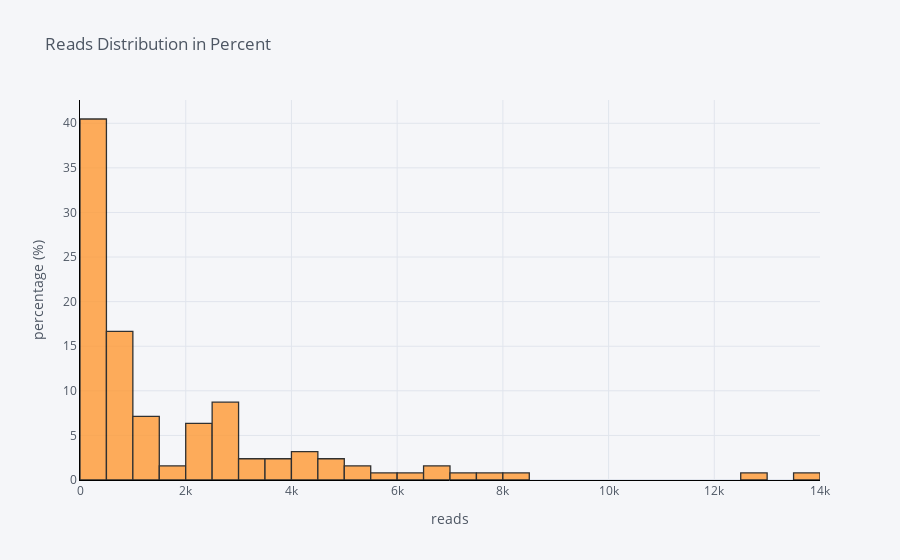

The code cell stored with this chart in its notebook:
### Code cell
df["claps"].iplot(
    kind="hist",
    bins=30,
    xTitle="reads",
    linecolor="black",
    histnorm="percent",
    yTitle="percentage (%)",
    title="Reads Distribution in Percent",
)

### Figure 1 — Plotly figure (JSON) as saved in the notebook; plotly's stock layout.template omitted (floating-point values rounded to 4 significant figures)
{"data": [{"histfunc": "count", "histnorm": "percent", "marker": {"color": "rgba(255, 153, 51, 1.0)", "line": {"color": "#000000", "width": 1.3}}, "name": "claps", "nbinsx": 30, "opacity": 0.8, "orientation": "v", "type": "histogram", "x": [2, 18, 50, 0, 0, 0, 73, 234, 2, 0, 682, 58, 5, 7, 87, 23, 4, 113, 8, 17, 8, 4800, 2700, 72, 123, 857, 186, 11, 119, 2000, 4100, 59, 2700, 77, 14, 7000, 1200, 275, 1600, 1600, 1000, 4300, 4980, 12900, 223, 4900, 101, 5900, 548, 895, 6700, 6500, 2700, 1100, 2900, 2600, 2800, 5300, 1300, 1000, 7900, 364, 13500, 4100, 2200, 3900, 6300, 8200, 1300, 5400, 2300, 2700, 2100, 707, 650, 2700, 4100, 822, 830, 3700, 653, 657, 1100, 2800, 3100, 792, 222, 3300, 315, 2500, 976, 2000, 1000, 3200, 651, 2300, 809, 745, 587, 818, 2200, 1300, 630, 2600, 2000, 3600, 440, 728, 893, 205, 529, 121, 361, 31, 0, 24, 0, 5, 6, 0, 424, 443, 412, 329, 309, 75]}], "layout": {"barmode": "overlay", "legend": {"bgcolor": "#F5F6F9", "font": {"color": "#4D5663"}}, "paper_bgcolor": "#F5F6F9", "plot_bgcolor": "#F5F6F9", "title": {"font": {"color": "#4D5663"}, "text": "Reads Distribution in Percent"}, "xaxis": {"gridcolor": "#E1E5ED", "linecolor": "black", "showgrid": true, "tickfont": {"color": "#4D5663"}, "title": {"font": {"color": "#4D5663"}, "text": "reads"}, "zerolinecolor": "#E1E5ED"}, "yaxis": {"gridcolor": "#E1E5ED", "linecolor": "black", "showgrid": true, "tickfont": {"color": "#4D5663"}, "title": {"font": {"color": "#4D5663"}, "text": "percentage (%)"}, "zerolinecolor": "#E1E5ED"}}}
